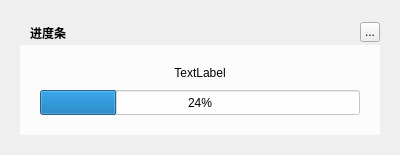
<?xml version="1.0" encoding="UTF-8"?>
<ui version="4.0">
 <class>MusicProgressWidget</class>
 <widget class="QDialog" name="MusicProgressWidget">
  <property name="geometry">
   <rect>
    <x>0</x>
    <y>0</y>
    <width>400</width>
    <height>155</height>
   </rect>
  </property>
  <property name="windowTitle">
   <string>Form</string>
  </property>
  <property name="styleSheet">
   <string notr="true"/>
  </property>
  <widget class="QLabel" name="background">
   <property name="geometry">
    <rect>
     <x>20</x>
     <y>20</y>
     <width>360</width>
     <height>115</height>
    </rect>
   </property>
   <property name="styleSheet">
    <string notr="true"/>
   </property>
   <property name="text">
    <string/>
   </property>
  </widget>
  <widget class="QLabel" name="topTitleName">
   <property name="geometry">
    <rect>
     <x>30</x>
     <y>20</y>
     <width>221</width>
     <height>25</height>
    </rect>
   </property>
   <property name="styleSheet">
    <string notr="true">color:&quot;#FFFFFF&quot;;font-weight:bold</string>
   </property>
   <property name="text">
    <string>进度条</string>
   </property>
  </widget>
  <widget class="QToolButton" name="topTitleCloseButton">
   <property name="geometry">
    <rect>
     <x>360</x>
     <y>22</y>
     <width>20</width>
     <height>20</height>
    </rect>
   </property>
   <property name="text">
    <string>...</string>
   </property>
  </widget>
  <widget class="QWidget" name="backgroundMask" native="true">
   <property name="geometry">
    <rect>
     <x>20</x>
     <y>45</y>
     <width>360</width>
     <height>90</height>
    </rect>
   </property>
   <property name="styleSheet">
    <string notr="true">background:rgba(255,255,255,200)</string>
   </property>
   <widget class="QProgressBar" name="progressBar">
    <property name="geometry">
     <rect>
      <x>20</x>
      <y>45</y>
      <width>320</width>
      <height>25</height>
     </rect>
    </property>
    <property name="value">
     <number>24</number>
    </property>
    <property name="alignment">
     <set>Qt::AlignCenter</set>
    </property>
    <property name="orientation">
     <enum>Qt::Horizontal</enum>
    </property>
   </widget>
   <widget class="QLabel" name="textLabel">
    <property name="geometry">
     <rect>
      <x>20</x>
      <y>15</y>
      <width>320</width>
      <height>25</height>
     </rect>
    </property>
    <property name="styleSheet">
     <string notr="true">background:transparent;</string>
    </property>
    <property name="text">
     <string>TextLabel</string>
    </property>
    <property name="alignment">
     <set>Qt::AlignCenter</set>
    </property>
   </widget>
  </widget>
  <zorder>background</zorder>
  <zorder>backgroundMask</zorder>
  <zorder>topTitleName</zorder>
  <zorder>topTitleCloseButton</zorder>
 </widget>
 <resources/>
 <connections/>
</ui>
